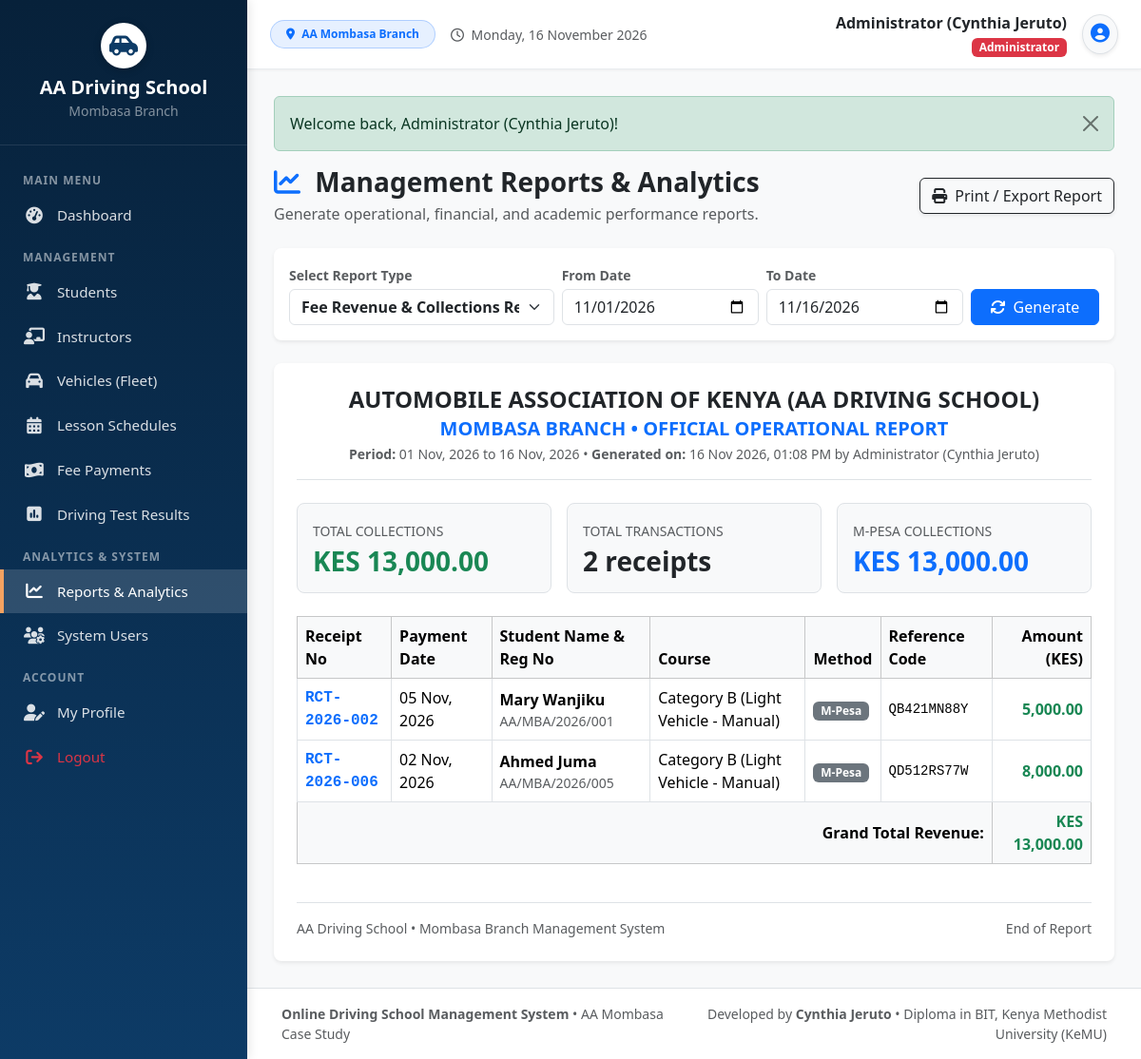
/reports.php (signed in), run on the app's committed database.
### tables this page shows
CREATE TABLE `payments` (
  `payment_id` INT(11) NOT NULL AUTO_INCREMENT,
  `receipt_no` VARCHAR(30) NOT NULL UNIQUE,
  `student_id` INT(11) NOT NULL,
  `amount` DECIMAL(10,2) NOT NULL,
  `payment_date` DATE NOT NULL,
  `payment_method` ENUM('M-Pesa', 'Cash', 'Bank Transfer') NOT NULL DEFAULT 'M-Pesa',
  `reference_no` VARCHAR(50) DEFAULT NULL,
  `notes` VARCHAR(255) DEFAULT 'Tuition fee installment',
  `recorded_by` INT(11) DEFAULT NULL,
  `created_at` TIMESTAMP NOT NULL DEFAULT CURRENT_TIMESTAMP,
  PRIMARY KEY (`payment_id`),
  KEY `fk_payment_student` (`student_id`),
  KEY `fk_payment_recorder` (`recorded_by`),
  CONSTRAINT `fk_payment_student` FOREIGN KEY (`student_id`) REFERENCES `students` (`student_id`) ON DELETE CASCADE,
  CONSTRAINT `fk_payment_recorder` FOREIGN KEY (`recorded_by`) REFERENCES `users` (`user_id`) ON DELETE SET NULL
);

CREATE TABLE `students` (
  `student_id` INT(11) NOT NULL AUTO_INCREMENT,
  `user_id` INT(11) DEFAULT NULL,
  `student_reg_no` VARCHAR(30) NOT NULL UNIQUE,
  `full_name` VARCHAR(100) NOT NULL,
  `gender` ENUM('Male', 'Female', 'Other') NOT NULL,
  `date_of_birth` DATE DEFAULT NULL,
  `phone` VARCHAR(20) NOT NULL,
  `email` VARCHAR(100) DEFAULT NULL,
  `national_id` VARCHAR(30) DEFAULT NULL,
  `address` VARCHAR(255) DEFAULT 'Mombasa',
  `course_category` VARCHAR(100) NOT NULL DEFAULT 'Category B (Light Vehicle - Manual)',
  `course_fee` DECIMAL(10,2) NOT NULL DEFAULT 15000.00,
  `registration_date` DATE NOT NULL,
  `status` ENUM('Enrolled', 'In Training', 'Test Ready', 'Completed', 'Dropped') NOT NULL DEFAULT 'Enrolled',
  `created_at` TIMESTAMP NOT NULL DEFAULT CURRENT_TIMESTAMP,
  PRIMARY KEY (`student_id`),
  KEY `fk_student_user` (`user_id`),
  CONSTRAINT `fk_student_user` FOREIGN KEY (`user_id`) REFERENCES `users` (`user_id`) ON DELETE SET NULL
);

### reports.php (the view, shortened to what this page needs)
<?php
require_once __DIR__ . '/includes/header.php';
$reportType = trim($_GET['type'] ?? 'revenue');
$startDate = trim($_GET['start_date'] ?? date('Y-m-01'));
$endDate = trim($_GET['end_date'] ?? date('Y-m-d'));
if ($reportType === 'revenue') {
    $stmtRev = $pdo->prepare("
        SELECT p.*, s.full_name AS student_name, s.student_reg_no, s.course_category
        FROM payments p
        JOIN students s ON p.student_id = s.student_id
        WHERE p.payment_date BETWEEN ? AND ?
        ORDER BY p.payment_date DESC
    ");
    $stmtRev->execute([$startDate, $endDate]);
    $revenueRows = $stmtRev->fetchAll();
    $totalRev = array_sum(array_column($revenueRows, 'amount'));
    $methodBreakdown = [];
    foreach ($revenueRows as $r) {
        $m = $r['payment_method'];
        $methodBreakdown[$m] = ($methodBreakdown[$m] ?? 0) + (float)$r['amount'];
    }
}
?>
<div class="d-flex justify-content-between align-items-center mb-4 no-print">
    <div>
        <h3 class="fw-bold mb-1 text-dark"><i class="fa-solid fa-chart-line text-primary me-2"></i> Management Reports & Analytics</h3>
        <p class="text-muted mb-0">Generate operational, financial, and academic performance reports.</p>
    </div>
    <button onclick="window.print()" class="btn btn-outline-dark shadow-sm">
        <i class="fa-solid fa-print me-1"></i> Print / Export Report
    </button>
</div>
<div class="card border-0 shadow-sm rounded-3 mb-4 no-print">
    <div class="card-body p-3">
        <form method="GET" action="reports.php" class="row g-2 align-items-end">
            <div class="col-md-4">
                <label class="form-label small fw-semibold text-muted mb-1">Select Report Type</label>
                <select name="type" class="form-select fw-semibold" onchange="this.form.submit()">
                    <option value="revenue" <?= ($reportType === 'revenue') ? 'selected' : '' ?>>Fee Revenue & Collections Report</option>
                </select>
            </div>
            <div class="col-md-3">
                <label class="form-label small fw-semibold text-muted mb-1">From Date</label>
                <input type="date" name="start_date" class="form-control" value="<?= htmlspecialchars($startDate) ?>">
            </div>
            <div class="col-md-3">
                <label class="form-label small fw-semibold text-muted mb-1">To Date</label>
                <input type="date" name="end_date" class="form-control" value="<?= htmlspecialchars($endDate) ?>">
            </div>
            <div class="col-md-2">
                <button type="submit" class="btn btn-primary w-100"><i class="fa-solid fa-arrows-rotate me-1"></i> Generate</button>
            </div>
        </form>
    </div>
</div>
<div class="card border-0 shadow-sm rounded-3 p-4">
    <div class="text-center pb-3 border-bottom mb-4">
        <h4 class="fw-bold text-dark mb-1">AUTOMOBILE ASSOCIATION OF KENYA (AA DRIVING SCHOOL)</h4>
        <h5 class="fw-semibold text-primary mb-1">MOMBASA BRANCH &bull; OFFICIAL OPERATIONAL REPORT</h5>
        <p class="text-muted small mb-0">
            <strong>Period:</strong> <?= format_date($startDate) ?> to <?= format_date($endDate) ?> &bull;
            <strong>Generated on:</strong> <?= date('d M Y, h:i A') ?> by <?= htmlspecialchars($_SESSION['full_name']) ?>
        </p>
    </div>
    <?php if ($reportType === 'revenue'): ?>
        <div class="row g-3 mb-4">
            <div class="col-md-4">
                <div class="p-3 bg-light rounded-3 border">
                    <span class="text-muted small text-uppercase">Total Collections</span>
                    <h3 class="fw-bold text-success mb-0 mt-1"><?= format_currency($totalRev) ?></h3>
                </div>
            </div>
            <div class="col-md-4">
                <div class="p-3 bg-light rounded-3 border">
                    <span class="text-muted small text-uppercase">Total Transactions</span>
                    <h3 class="fw-bold text-dark mb-0 mt-1"><?= count($revenueRows) ?> receipts</h3>
                </div>
            </div>
            <div class="col-md-4">
                <div class="p-3 bg-light rounded-3 border">
                    <span class="text-muted small text-uppercase">M-Pesa Collections</span>
                    <h3 class="fw-bold text-primary mb-0 mt-1"><?= format_currency($methodBreakdown['M-Pesa'] ?? 0) ?></h3>
                </div>
            </div>
        </div>
        <div class="table-responsive">
            <table class="table table-bordered align-middle">
                <thead class="table-light">
                    <tr>
                        <th>Receipt No</th>
                        <th>Payment Date</th>
                        <th>Student Name & Reg No</th>
                        <th>Course</th>
                        <th>Method</th>
                        <th>Reference Code</th>
                        <th class="text-end">Amount (KES)</th>
                    </tr>
                </thead>
                <tbody>
                    <?php if (empty($revenueRows)): ?>
                        <tr><td colspan="7" class="text-center py-4 text-muted">No revenue collected in this period.</td></tr>
                    <?php else: ?>
                        <?php foreach ($revenueRows as $r): ?>
                            <tr>
                                <td class="font-monospace fw-bold text-primary"><?= htmlspecialchars($r['receipt_no']) ?></td>
                                <td><?= format_date($r['payment_date']) ?></td>
                                <td>
                                    <strong><?= htmlspecialchars($r['student_name']) ?></strong>
                                    <div class="small text-muted"><?= htmlspecialchars($r['student_reg_no']) ?></div>
                                </td>
                                <td><?= htmlspecialchars($r['course_category']) ?></td>
                                <td><span class="badge bg-secondary"><?= htmlspecialchars($r['payment_method']) ?></span></td>
                                <td class="font-monospace small"><?= htmlspecialchars($r['reference_no'] ?? '-') ?></td>
                                <td class="text-end fw-bold text-success"><?= number_format($r['amount'], 2) ?></td>
                            </tr>
                        <?php endforeach; ?>
                        <tr class="table-light fw-bold">
                            <td colspan="6" class="text-end fs-6">Grand Total Revenue:</td>
                            <td class="text-end fs-6 text-success"><?= format_currency($totalRev) ?></td>
                        </tr>
                    <?php endif; ?>
                </tbody>
            </table>
        </div>
    <?php endif; ?>
    <div class="mt-4 pt-3 border-top d-flex justify-content-between text-muted small">
        <span>AA Driving School &bull; Mombasa Branch Management System</span>
        <span>End of Report</span>
    </div>
</div>
<?php require_once __DIR__ . '/includes/footer.php'; ?>

### assets/css/style.css (style rules this page uses)
:root { --primary-color: #0d3b66; --primary-dark: #07213a; --primary-light: #185a9d; --accent-color: #f4a261; --accent-hover: #e76f51; --bg-light: #f8f9fa; --sidebar-width: 260px; --text-dark: #2b2d42; --card-shadow: 0 4px 12px rgba(0, 0, 0, 0.05); }
body { font-family: 'Segoe UI', system-ui, -apple-system, sans-serif; background-color: var(--bg-light); color: var(--text-dark); min-height: 100vh; }

### data on the page
payments: receipt_no "RCT-2026-002", payment_date "05 Nov, 2026", student.full_name "Mary Wanjiku", student.student_reg_no "AA/MBA/2026/001", student.course_category "Category B (Light Vehicle - Manual)", payment_method "M-Pesa", reference_no "QB421MN88Y", amount "5,000.00"
payments: receipt_no "RCT-2026-006", payment_date "02 Nov, 2026", student.full_name "Ahmed Juma", student.student_reg_no "AA/MBA/2026/005", student.course_category "Category B (Light Vehicle - Manual)", payment_method "M-Pesa", reference_no "QD512RS77W", amount "8,000.00"

### other printed values
$_SESSION['full_name'] "Administrator (Cynthia Jeruto)"
$_SESSION['role'] "Administrator"
$flash['message'] "Welcome back, Administrator (Cynthia Jeruto)!"
format_date($startDate) "01 Nov, 2026"
format_date($endDate) "16 Nov, 2026"
format_currency($totalRev) "KES 13,000.00"
count($revenueRows) "2"
format_currency($methodBreakdown['M-Pesa'] ?? 0) "KES 13,000.00"
